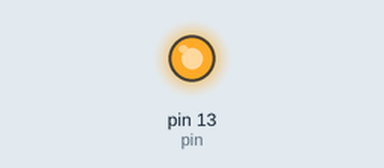
Recording of a sketch running on a simulated Arduino Uno, built with avr-gcc and run on an emulated ATmega328P. Shown: output pins drawn as LEDs (lit = HIGH).

Above: at 0.2 s.
At 39.5 s:
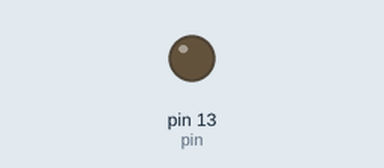
Timing chart, 0 to 42.3 s (numbered marks = the images above):
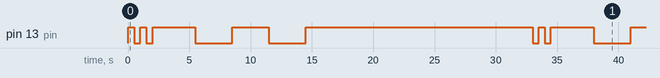

The sketch:

SOS.ino
```cpp
//SOS CODE

int pin = 13;
int si = 500;   //si(Short Interval)
int li = 3000;  //li(Long Interval)


void setup() {
  // put your setup code here, to run once:
  pinMode(pin, OUTPUT);
}

void loop() {
  // put your main code here, to run repeatedly:
  digitalWrite(pin, HIGH);
  delay(si);
  digitalWrite(pin, LOW);
  delay(si);

  digitalWrite(pin, HIGH);
  delay(si);
  digitalWrite(pin, LOW);
  delay(si);

  digitalWrite(pin, HIGH);
  delay(si);
  digitalWrite(pin, LOW);

  digitalWrite(pin, HIGH);
  delay(li);
  digitalWrite(pin, LOW);
  delay(li);


  digitalWrite(pin, HIGH);
  delay(li);
  digitalWrite(pin, LOW);
  delay(li);


  digitalWrite(pin, HIGH);
  delay(li);
  digitalWrite(pin, LOW);

  digitalWrite(pin, HIGH);

digitalWrite(pin, LOW);

digitalWrite(pin, HIGH);
delay(li);
digitalWrite(pin, LOW);

digitalWrite(pin, LOW);

digitalWrite(pin, HIGH);
delay(li);

digitalWrite(pin, HIGH);

digitalWrite(pin, LOW);

digitalWrite(pin, HIGH);
delay(li);
digitalWrite(pin, LOW);

digitalWrite(pin, LOW);

digitalWrite(pin, HIGH);
delay(li);

digitalWrite(pin, HIGH);

digitalWrite(pin, LOW);

digitalWrite(pin, HIGH);
delay(li);
digitalWrite(pin, LOW);
}
```

Measured:
- by itself, pin 13 (pin): repeats every 32.5 s: LOW 0.50 s, HIGH 0.50 s, LOW 0.50 s, HIGH 3.5 s, LOW 3.0 s, HIGH 3.0 s, LOW 3.0 s, HIGH 18.5 s
- by itself, everything shown: repeats every 32.5 s, in 10 steps
